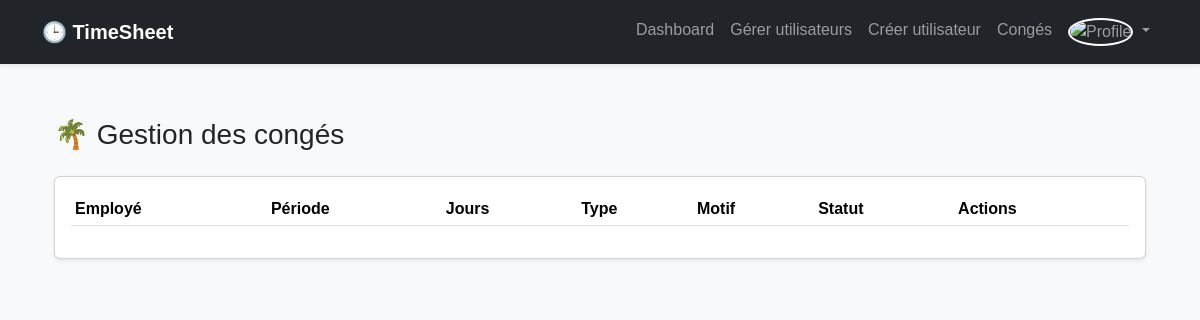
The app's page /admin/vaccations (signed in), older data.
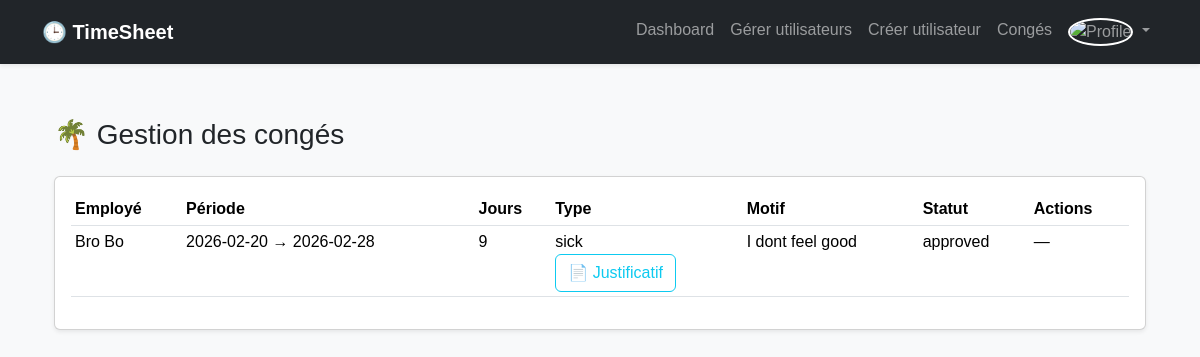
The same page, newer data.
### models.py (models this page shows, shortened)
class User(UserMixin, db.Model):
    id = db.Column(db.Integer, primary_key=True)
    nom = db.Column(db.String(100), nullable=False)
    prenom = db.Column(db.String(100), nullable=False)
    email = db.Column(db.String(120), unique=True, nullable=False)
    password_hash = db.Column(db.String(200), nullable=False)
    role = db.Column(db.String(20))  # admin, manager, consultant
    manager_id = db.Column(db.Integer, db.ForeignKey('user.id'))
    manager = db.relationship('User', remote_side=[id])
    project_id = db.Column(db.Integer, db.ForeignKey('project.id'))
    project = db.relationship('Project')
    must_change_password = db.Column(db.Boolean, default=True)
    profile_image = db.Column(db.String(255), default=None)  # chemin vers l'image de profil

class VacationRequest(db.Model):
    id = db.Column(db.Integer, primary_key=True)
    user_id = db.Column(db.Integer, db.ForeignKey('user.id'), nullable=False)
    start_date = db.Column(db.Date, nullable=False)
    end_date = db.Column(db.Date, nullable=False)
    days = db.Column(db.Integer, nullable=False)
    type = db.Column(db.String(20), default="paid")
    status = db.Column(db.String(20), default="pending")
    reason = db.Column(db.String(255))
    justificatif = db.Column(db.String(255), nullable=True)  # File path for sick leave certificate
    created_at = db.Column(db.DateTime, default=datetime.utcnow)

### routes/admin.py (the view)
@admin.route('/vaccations', methods=['GET', 'POST'])
@login_required
@admin_required
def manage_vacations():
    requests = VacationRequest.query.order_by(
        VacationRequest.created_at.desc()
    ).all()
    user_ids = list({r.user_id for r in requests}) if requests else []
    users = User.query.filter(User.id.in_(user_ids)).all() if user_ids else []
    users_map = {u.id: u for u in users}
    return render_template('admin/vaccations.html', requests=requests, users_map=users_map)

### app.py (called while the page is built)
@login_manager.user_loader
def load_user(user_id):
    return User.query.get(int(user_id))

### routes/admin.py (called while the page is built)
def admin_required(f):
    @wraps(f)
    def decorated_function(*args, **kwargs):
        if not current_user.is_authenticated or current_user.role != 'admin':
            return abort(403)
        return f(*args, **kwargs)
    return decorated_function

### templates/admin/vaccations.html (shortened to what this page needs)
{% extends "base.html" %}
{% block content %}
<div class="container">
<h3 class="mb-4">🌴 Gestion des congés</h3>
<div class="card shadow-sm">
<div class="card-body">
<table class="table table-sm">
<thead>
<tr>
  <th>Employé</th>
  <th>Période</th>
  <th>Jours</th>
  <th>Type</th>
  <th>Motif</th>
  <th>Statut</th>
  <th>Actions</th>
</tr>
</thead>
<tbody>
{% for r in requests %}
<tr>
  {% set u = users_map.get(r.user_id) if users_map is defined else None %}
  <td>{{ (u.nom ~ ' ' ~ u.prenom) if u else ('User #' ~ (r.user_id|string)) }}</td>
  <td>{{ r.start_date }} → {{ r.end_date }}</td>
  <td>{{ r.days }}</td>
  <td>
    {{ r.type }}
    {% if r.type == "sick" and r.justificatif %}
      <br><a href="{{ url_for('admin.download_justificatif', req_id=r.id) }}" class="btn btn-xs btn-outline-info" target="_blank">📄 Justificatif</a>
    {% endif %}
  </td>
  <td>{{ r.reason }}</td>
  <td>{{ r.status }}</td>
  <td>
    {% if r.status == "pending" %}
      <a href="{{ url_for('admin.approve_vacation', req_id=r.id) }}" class="btn btn-sm btn-success">✔</a>
      <a href="{{ url_for('admin.reject_vacation', req_id=r.id) }}" class="btn btn-sm btn-danger">✖</a>
    {% else %}
      —
    {% endif %}
  </td>
</tr>
{% endfor %}
</tbody>
</table>
</div>
</div>
</div>
{% endblock %}

### templates/base.html (shortened to what this page needs)
<!DOCTYPE html>
<html lang="fr">
<head>
    <link href="https://cdn.jsdelivr.net/npm/bootstrap@5.3.2/dist/css/bootstrap.min.css" rel="stylesheet">
    <link rel="stylesheet" href="{{ url_for('static', filename='style.css') }}">
</head>
<body class="bg-light">
<nav class="navbar navbar-expand-lg navbar-dark bg-dark shadow-sm">
  <div class="container">
    <a class="navbar-brand fw-bold" href="#">
        🕒 TimeSheet
    </a>
    {% if current_user.is_authenticated %}
    <div class="collapse navbar-collapse" id="navbarNav">
      <ul class="navbar-nav ms-auto">
        {% if current_user.is_authenticated %}
          {% if current_user.role == 'admin' %}
            <li class="nav-item">
              <a class="nav-link" href="{{ url_for('admin.dashboard') }}">Dashboard</a>
            </li>
            <li class="nav-item">
              <a class="nav-link" href="{{ url_for('admin.manage_users') }}">Gérer utilisateurs</a>
            </li>
            <li class="nav-item">
              <a class="nav-link" href="{{ url_for('admin.create_user') }}">Créer utilisateur</a>
            </li>
             <li class="nav-item">
              <a class="nav-link" href="{{ url_for('admin.manage_vacations') }}">Congés</a>
            </li>
          {% endif %}
          <li class="nav-item dropdown">
            <a class="nav-link dropdown-toggle" href="#" id="profileDropdown" role="button" data-bs-toggle="dropdown" aria-expanded="false">
              <img src="{{ url_for('static', filename='profile_images/' + (current_user.profile_image or 'default.png')) }}"
                   alt="Profile" class="navbar-profile-img rounded-circle" width="32" height="32">
            </a>
          </li>
        {% else %}
          <li class="nav-item">
            <a class="nav-link" href="/">Accueil</a>
          </li>
        {% endif %}
      </ul>
    </div>
    {% endif %}
  </div>
</nav>
<body>
<main class="container my-4">
    {% block content %}{% endblock %}
</main>
</body>
</html>

### static/style.css (style rules this page uses)
body { font-family: Arial, sans-serif; background-color: #f5f6fa; margin: 0; padding: 0; }
main { padding: 30px; }
.navbar { background-color: #34495e; padding: 10px 20px; }
.navbar-profile-img { border: 2px solid #fff; cursor: pointer; transition: transform 0.2s; }

Row changes from the older to the newer data that the page shows:
added VacationRequest: start_date "2026-02-20", end_date "2026-02-28", days "9", type "sick", reason "I dont feel good", status "approved"
added User: nom+prenom "Bro Bo"
